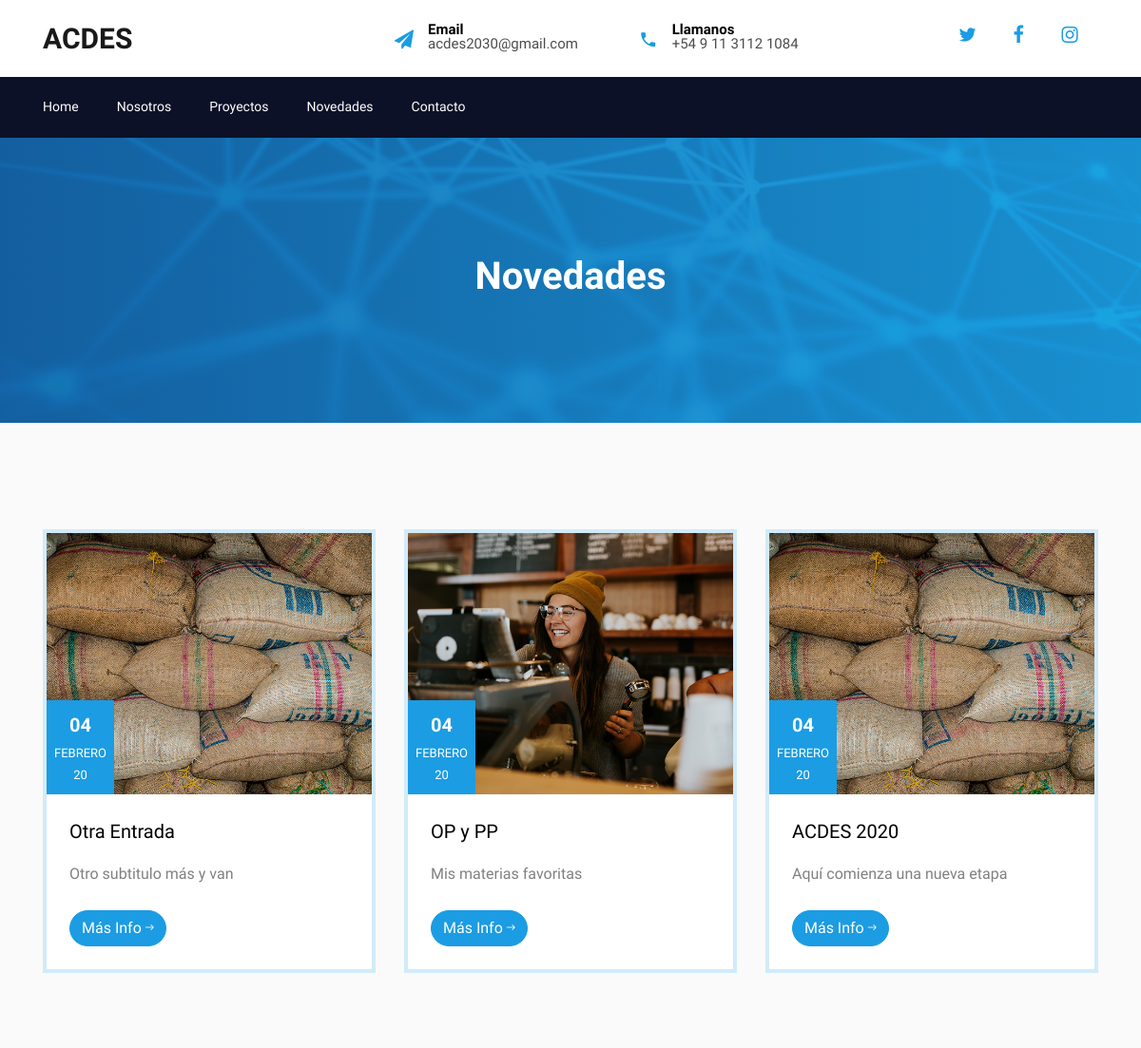
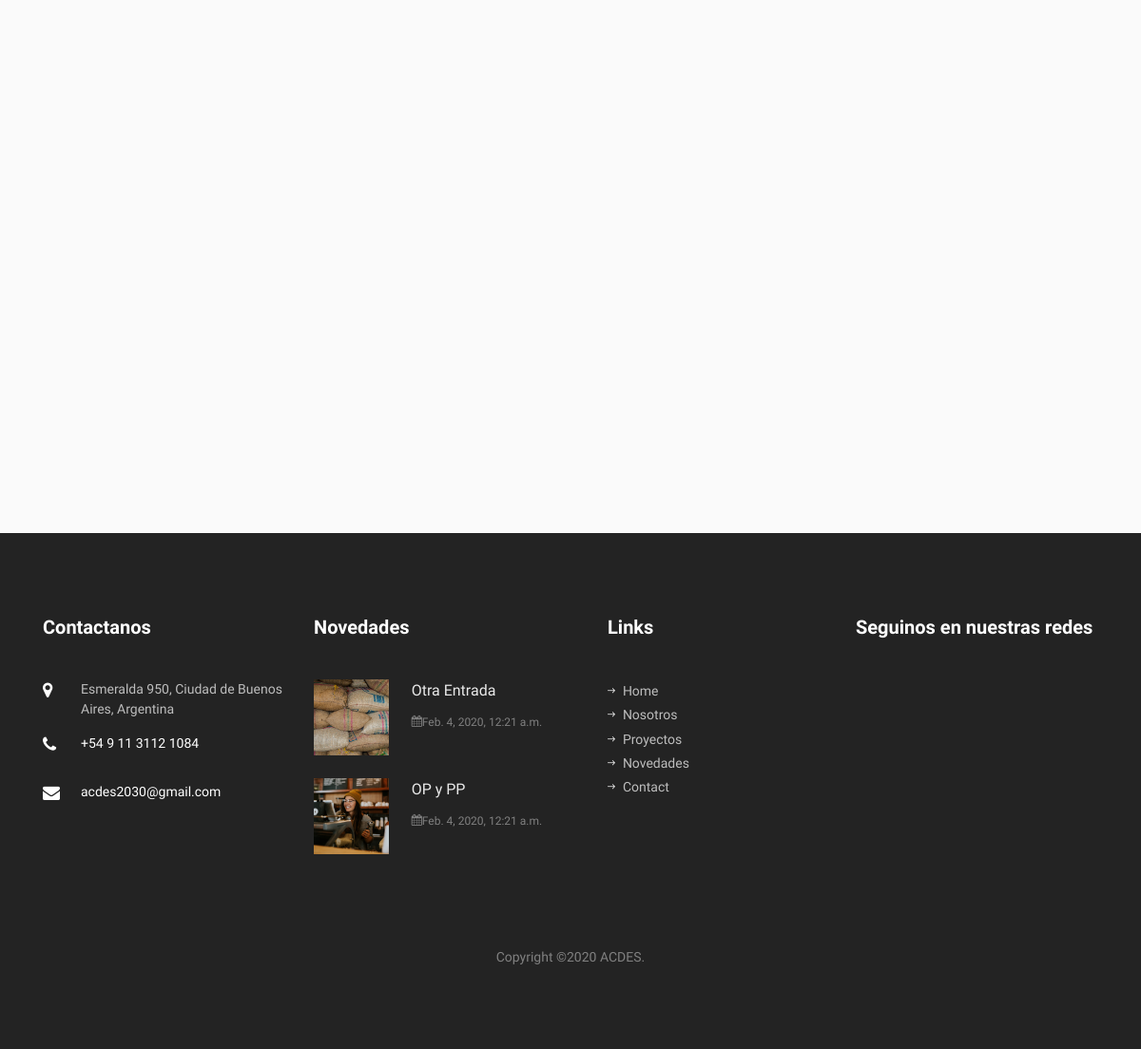
/blog/, run on an earlier commit of the app's database (2 pictures, top to bottom).
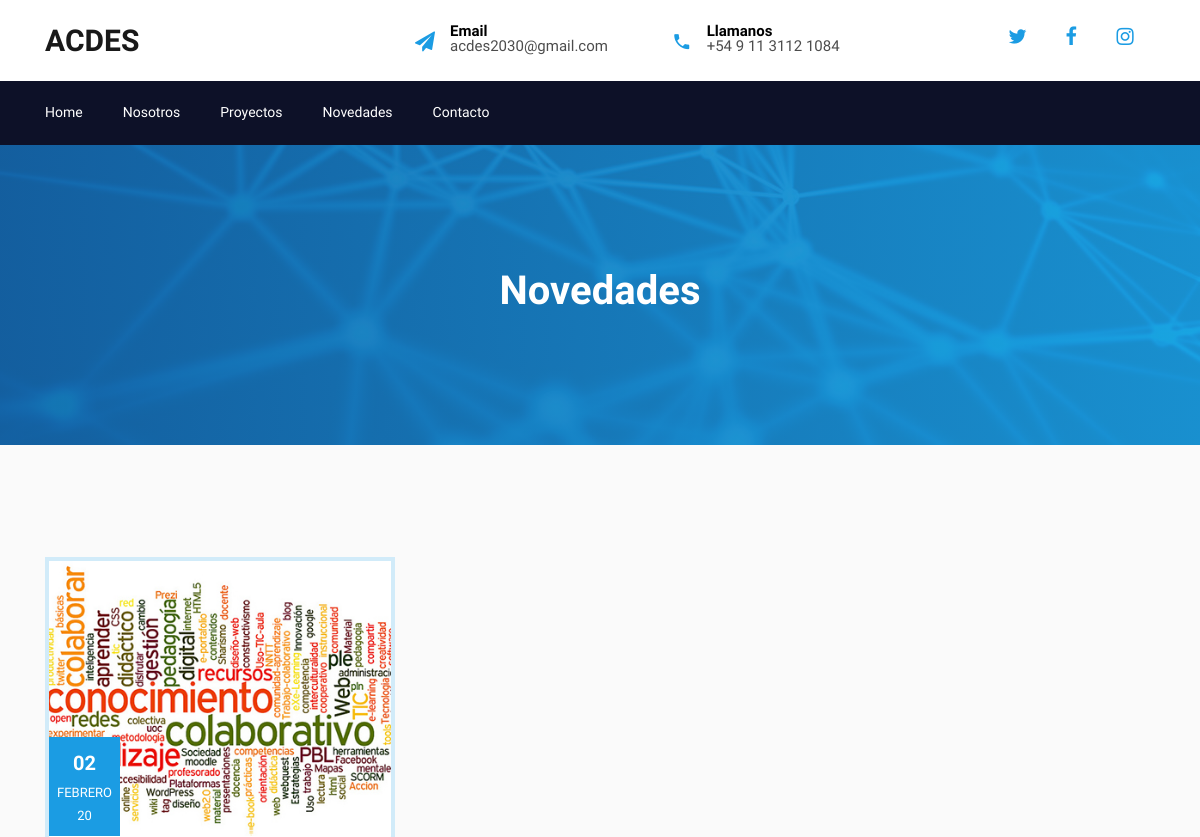
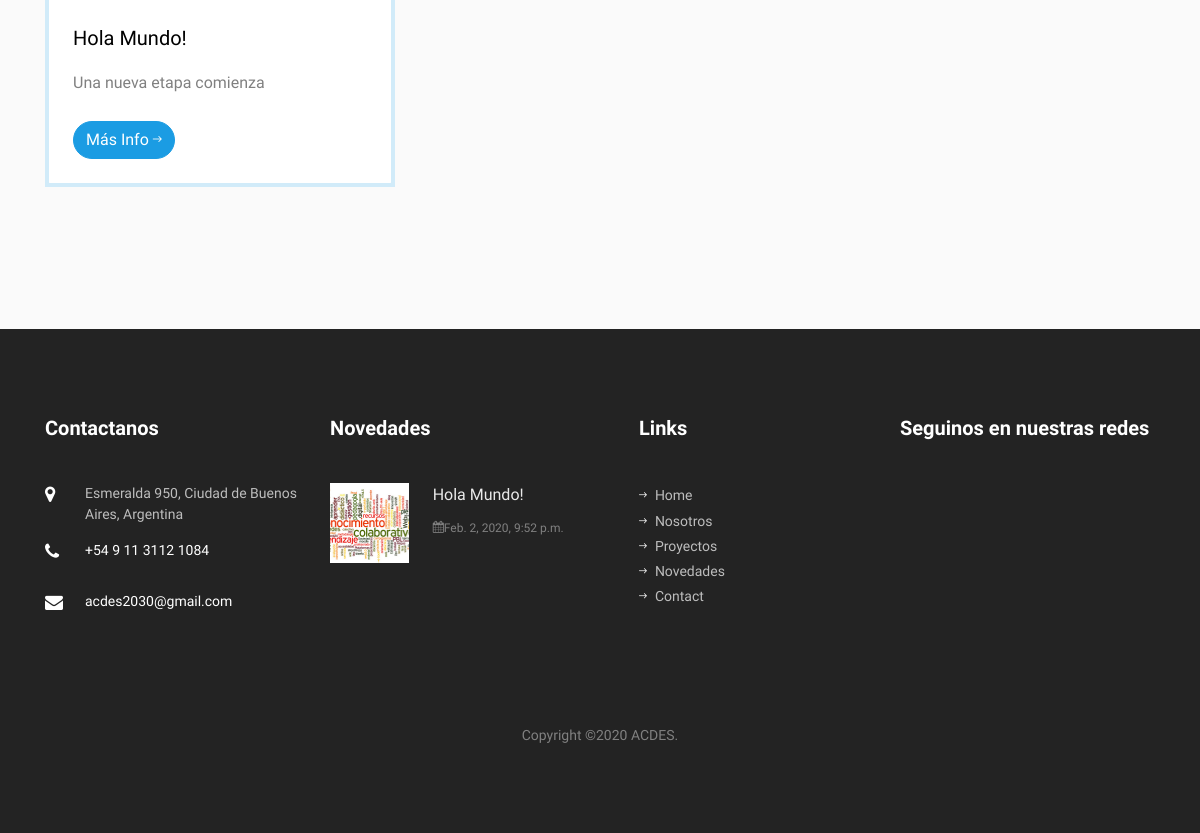
And on a later commit of the database (2 pictures, top to bottom).
### blog/models.py (models this page shows, shortened)
class Post(models.Model):
    title = models.CharField(max_length=200, verbose_name="Título")
    subtitle = models.CharField(max_length=200, verbose_name="Subtítulo")
    content = RichTextField(verbose_name="Contenido")
    published = models.DateTimeField(verbose_name="Fecha de Publicación", default=timezone.now)
    image = models.ImageField(verbose_name="Imagen", upload_to="blog", null=True, blank=True)
    author = models.ForeignKey(User, verbose_name="Autor", on_delete=models.CASCADE)
    categories = models.ManyToManyField(Category, verbose_name="Categorias", related_name="get_posts")
    created = models.DateTimeField(verbose_name="Fecha de Creación", auto_now_add=True)
    updated = models.DateTimeField(auto_now=True, verbose_name="Fecha de Modificación")
    class Meta:
        verbose_name = "entrada"
        verbose_name_plural = "entradas"
        ordering = ['-created']

### blog/views.py (the view)
# urls.py: path('blog/', views.blog, name="blog"),
def blog(request):
    post = Post.objects.all()
    return render(request, "blog/blog.html", {'posts': post})

### blog/templatetags/blog_extras.py (called while the page is built)
@register.simple_tag
def get_post_list():
    posts = Post.objects.all()
    return posts

### blog/templates/blog/blog.html (shortened to what this page needs)
{% extends "core/base.html" %}
{% block home %}{% url 'home' %}{% endblock %}
{% block about %}{% url 'home' %}#about{% endblock %}
{% block project %}{% url 'home' %}#project{% endblock %}
{% block contact %}{% url 'home' %}#contact{% endblock %}
{% load static %}
{% block content %}
    <section class="hero-wrap hero-wrap-2" style="background-image: url('{% static 'core/images/grafos.jpg' %}')">
      <div class="overlay"></div>
      <div class="container">
        <div class="row no-gutters slider-text align-items-center justify-content-center">
          <div class="col-md-9 ftco-animate text-center">
            <h1 class="mb-2 bread">Novedades</h1>
          </div>
        </div>
      </div>
    </section>
    <section class="ftco-section bg-light">
			<div class="container">
				<div class="row">
        {% for post in posts %}
          <div class="col-md-6 col-lg-4 ftco-animate">
            <div class="blog-entry">
              <a href="{% url 'blogSingle' post.id post.title|slugify %}" class="block-20 d-flex align-items-end" style="background-image: url({{post.image.url}})">
								<div class="meta-date text-center p-2">
                  <span class="day">{{post.created|date:"d"}}</span>
                  <span class="mos">{{post.created|date:"F"|upper}}</span>
                  <span class="yr">{{post.created|date:"y"}}</span>
                </div>
              </a>
              <div class="text bg-white p-4">
                <h3 class="heading"><a href="#">{{post.title}}</a></h3>
                <p>{{post.subtitle|linebreaks}} </p>
                <div class="d-flex align-items-center mt-4">
	                <p class="mb-0"><a href="{% url 'blogSingle' post.id post.title|slugify %}" class="btn btn-primary">Más Info <span class="ion-ios-arrow-round-forward"></span></a></p>
                </div>
              </div>
            </div>
          </div>
        {% endfor %}
        </div>
			</div>
		</section>
 {% endblock %}

### core/templates/core/base.html (shortened to what the changed rows need)
<!DOCTYPE html>
<html lang="en">
  <head>
	{% load static %}
    <link rel="stylesheet" href="{% static 'core/css/open-iconic-bootstrap.min.css' %}">
    <link rel="stylesheet" href="{% static 'core/css/animate.css' %}">
    <link rel="stylesheet" href="{% static 'core/css/owl.carousel.min.css' %}">
    <link rel="stylesheet" href="{% static 'core/css/owl.theme.default.min.css' %}">
    <link rel="stylesheet" href="{% static 'core/css/magnific-popup.css' %}">
    <link rel="stylesheet" href="{% static 'core/css/aos.css' %}">
    <link rel="stylesheet" href="{% static 'core/css/ionicons.min.css' %}">
    <link rel="stylesheet" href="{% static 'core/css/flaticon.css' %}">
    <link rel="stylesheet" href="{% static 'core/css/icomoon.css' %}">
    <link rel="stylesheet" href="{% static 'core/css/style.css' %}">
  </head>
  <body data-spy="scroll" data-target="#ftco-navbar" data-offset="0.5">
      {% load static %}
	{% block content %} {% endblock %}
    <footer class="ftco-footer ftco-bg-dark ftco-section">
      <div class="container">
        <div class="row mb-5">
          <div class="col-md-6 col-lg-3">
            <div class="ftco-footer-widget mb-5">
            	<h2 class="ftco-heading-2">Contactanos</h2>
            </div>
          </div>
          <div class="col-md-6 col-lg-3">
            <div class="ftco-footer-widget mb-5">
              <h2 class="ftco-heading-2">Novedades</h2>
              {% load blog_extras %}
						  {% get_post_list as post_list %}
						  {% for post in post_list|slice:2 %}
                <div class="block-21 mb-4 d-flex">
                  <a class="blog-img mr-4" style="background-image: url({{post.image.url}})"></a>
                  <div class="text">
                    <h3 class="heading"><a href="{% url 'blogSingle' post.id post.title|slugify %}">{{post.title}}</a></h3>
                    <div class="meta">
                      <div><a href="#"><span class="icon-calendar"></span>{{post.created}}</a></div>
                    </div>
                  </div>
                </div>
              {% endfor %}
            </div>
          </div>
          <div class="col-md-6 col-lg-3">
            <div class="ftco-footer-widget mb-5 ml-md-4">
              <h2 class="ftco-heading-2">Links</h2>
            </div>
          </div>
          <div class="col-md-6 col-lg-3">
            <div class="ftco-footer-widget mb-5">
            	<h2 class="ftco-heading-2 mb-0">Seguinos en nuestras redes</h2>
            </div>
          </div>
        </div>
      </div>
    </footer>
  </body>
</html>

What changed in the data, as far as the page shows it:
removed Post: image (picture), created "04", created "FEBRERO", created "20", title "Otra Entrada", subtitle "Otro subtitulo más y van", created "Feb. 4, 2020, 12:21 a.m."
removed Post: image (picture), created "04", created "FEBRERO", created "20", title "OP y PP", subtitle "Mis materias favoritas", created "Feb. 4, 2020, 12:21 a.m."
removed Post: image (picture), created "04", created "FEBRERO", created "20", title "ACDES 2020", subtitle "Aquí comienza una nueva etapa", shown under "Novedades"
now on this page (row edited): Post: image (picture), created "02", created "FEBRERO", created "20", title "Hola Mundo!", subtitle "Una nueva etapa comienza", created "Feb. 2, 2020, 9:52 p.m."
